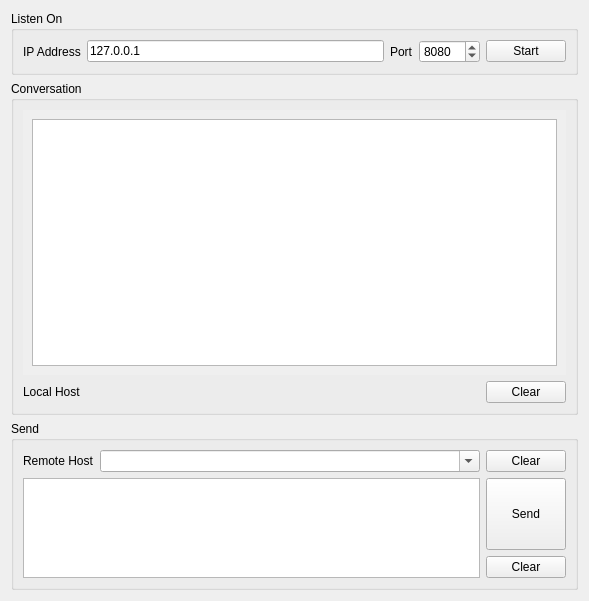
<?xml version="1.0" encoding="UTF-8"?>
<ui version="4.0">
 <class>UdpPeerWidget</class>
 <widget class="QWidget" name="UdpPeerWidget">
  <property name="geometry">
   <rect>
    <x>0</x>
    <y>0</y>
    <width>589</width>
    <height>601</height>
   </rect>
  </property>
  <property name="windowTitle">
   <string>UdpPeer</string>
  </property>
  <layout class="QGridLayout" name="gridLayout_2">
   <item row="0" column="0">
    <widget class="QGroupBox" name="listenOnGroupBox">
     <property name="title">
      <string>Listen On</string>
     </property>
     <layout class="QGridLayout" name="gridLayout">
      <item row="0" column="0">
       <layout class="QHBoxLayout" name="horizontalLayout">
        <item>
         <widget class="QLabel" name="label">
          <property name="text">
           <string>IP Address</string>
          </property>
         </widget>
        </item>
        <item>
         <widget class="QLineEdit" name="ipAddressLineEdit">
          <property name="text">
           <string>127.0.0.1</string>
          </property>
         </widget>
        </item>
        <item>
         <widget class="QLabel" name="label_2">
          <property name="text">
           <string>Port</string>
          </property>
         </widget>
        </item>
        <item>
         <widget class="QSpinBox" name="portSpinBox">
          <property name="maximum">
           <number>65536</number>
          </property>
          <property name="value">
           <number>8080</number>
          </property>
         </widget>
        </item>
       </layout>
      </item>
      <item row="0" column="1">
       <widget class="QPushButton" name="actionPushButton">
        <property name="sizePolicy">
         <sizepolicy hsizetype="Minimum" vsizetype="Fixed">
          <horstretch>0</horstretch>
          <verstretch>0</verstretch>
         </sizepolicy>
        </property>
        <property name="text">
         <string>Start</string>
        </property>
       </widget>
      </item>
     </layout>
    </widget>
   </item>
   <item row="1" column="0">
    <widget class="QGroupBox" name="groupBox">
     <property name="title">
      <string>Conversation</string>
     </property>
     <layout class="QGridLayout" name="gridLayout_3">
      <item row="0" column="2">
       <widget class="QScrollArea" name="scrollArea">
        <property name="frameShape">
         <enum>QFrame::NoFrame</enum>
        </property>
        <property name="widgetResizable">
         <bool>true</bool>
        </property>
        <widget class="QWidget" name="scrollAreaWidgetContents">
         <property name="geometry">
          <rect>
           <x>0</x>
           <y>0</y>
           <width>551</width>
           <height>276</height>
          </rect>
         </property>
         <layout class="QGridLayout" name="gridLayout_4">
          <item row="1" column="0" colspan="2">
           <widget class="QTextEdit" name="conversationTextEdit">
            <property name="frameShape">
             <enum>QFrame::StyledPanel</enum>
            </property>
            <property name="frameShadow">
             <enum>QFrame::Sunken</enum>
            </property>
            <property name="readOnly">
             <bool>true</bool>
            </property>
           </widget>
          </item>
         </layout>
        </widget>
       </widget>
      </item>
      <item row="1" column="2">
       <layout class="QHBoxLayout" name="horizontalLayout_3">
        <item>
         <widget class="QLabel" name="label_4">
          <property name="sizePolicy">
           <sizepolicy hsizetype="Minimum" vsizetype="Preferred">
            <horstretch>0</horstretch>
            <verstretch>0</verstretch>
           </sizepolicy>
          </property>
          <property name="text">
           <string>Local Host </string>
          </property>
         </widget>
        </item>
        <item>
         <widget class="QLabel" name="localHostLabel">
          <property name="sizePolicy">
           <sizepolicy hsizetype="Expanding" vsizetype="Preferred">
            <horstretch>0</horstretch>
            <verstretch>0</verstretch>
           </sizepolicy>
          </property>
          <property name="text">
           <string/>
          </property>
          <property name="textInteractionFlags">
           <set>Qt::LinksAccessibleByMouse|Qt::TextSelectableByMouse</set>
          </property>
         </widget>
        </item>
        <item>
         <spacer name="horizontalSpacer_2">
          <property name="orientation">
           <enum>Qt::Horizontal</enum>
          </property>
          <property name="sizeHint" stdset="0">
           <size>
            <width>40</width>
            <height>20</height>
           </size>
          </property>
         </spacer>
        </item>
        <item>
         <widget class="QPushButton" name="clearConversationPushButton">
          <property name="text">
           <string>Clear</string>
          </property>
         </widget>
        </item>
       </layout>
      </item>
     </layout>
    </widget>
   </item>
   <item row="2" column="0">
    <widget class="QGroupBox" name="groupBox_2">
     <property name="title">
      <string>Send</string>
     </property>
     <layout class="QGridLayout" name="gridLayout_6">
      <item row="0" column="0">
       <layout class="QHBoxLayout" name="horizontalLayout_2">
        <item>
         <widget class="QLabel" name="label_3">
          <property name="sizePolicy">
           <sizepolicy hsizetype="Minimum" vsizetype="Preferred">
            <horstretch>0</horstretch>
            <verstretch>0</verstretch>
           </sizepolicy>
          </property>
          <property name="text">
           <string>Remote Host</string>
          </property>
         </widget>
        </item>
        <item>
         <widget class="QComboBox" name="remoteHostComboBox">
          <property name="sizePolicy">
           <sizepolicy hsizetype="Expanding" vsizetype="Fixed">
            <horstretch>0</horstretch>
            <verstretch>0</verstretch>
           </sizepolicy>
          </property>
          <property name="minimumSize">
           <size>
            <width>0</width>
            <height>0</height>
           </size>
          </property>
          <property name="editable">
           <bool>true</bool>
          </property>
          <property name="maxVisibleItems">
           <number>30</number>
          </property>
         </widget>
        </item>
        <item>
         <widget class="QPushButton" name="clearHostPushButton">
          <property name="enabled">
           <bool>true</bool>
          </property>
          <property name="text">
           <string>Clear</string>
          </property>
         </widget>
        </item>
       </layout>
      </item>
      <item row="1" column="0">
       <layout class="QGridLayout" name="gridLayout_5">
        <item row="0" column="0">
         <widget class="QTextEdit" name="sendTextEdit">
          <property name="sizePolicy">
           <sizepolicy hsizetype="Expanding" vsizetype="Fixed">
            <horstretch>0</horstretch>
            <verstretch>0</verstretch>
           </sizepolicy>
          </property>
          <property name="minimumSize">
           <size>
            <width>0</width>
            <height>50</height>
           </size>
          </property>
          <property name="maximumSize">
           <size>
            <width>16777215</width>
            <height>100</height>
           </size>
          </property>
         </widget>
        </item>
        <item row="0" column="1">
         <layout class="QVBoxLayout" name="verticalLayout">
          <item>
           <widget class="QPushButton" name="sendPushButton">
            <property name="enabled">
             <bool>true</bool>
            </property>
            <property name="sizePolicy">
             <sizepolicy hsizetype="Minimum" vsizetype="Preferred">
              <horstretch>0</horstretch>
              <verstretch>0</verstretch>
             </sizepolicy>
            </property>
            <property name="text">
             <string>Send</string>
            </property>
           </widget>
          </item>
          <item>
           <widget class="QPushButton" name="clearSendPushButton">
            <property name="text">
             <string>Clear</string>
            </property>
           </widget>
          </item>
         </layout>
        </item>
       </layout>
      </item>
     </layout>
    </widget>
   </item>
  </layout>
 </widget>
 <resources/>
 <connections/>
</ui>
